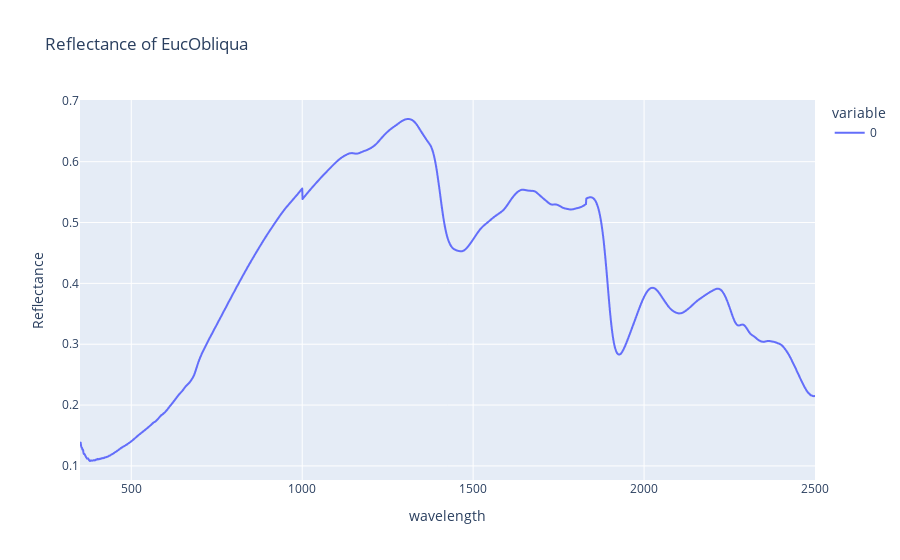

Here is the notebook cell this chart was saved with:
### Code cell
# Calculate the mean of the white reference from the first two columns
wr_mean = probe_df.data[group].iloc[:, :2].mean(axis=1)

# Calculate the mean of the rest of the columns, which is reflectance 
ref_mean = probe_df.data[group].iloc[:, 2:].mean(axis=1)

# Calculate absolute reflectance
abs_ref = ref_mean / wr_mean

# Plotting the absolute reflectance
px.line(abs_ref, title=f'Reflectance of {target}', labels={'index': 'Wavelength (nm)', 'value': 'Reflectance'})

### Figure 1 — Plotly figure (JSON) as saved in the notebook; plotly's stock layout.template omitted (floating-point values rounded to 4 significant figures; data arrays with more than 128 entries replaced by an {"elided": "..."} marker saying what was removed)
{"data": [{"hovertemplate": "variable=0<br>wavelength=%{x}<br>Reflectance=%{y}<extra></extra>", "legendgroup": "0", "line": {"color": "#636efa", "dash": "solid"}, "marker": {"symbol": "circle"}, "mode": "lines", "name": "0", "showlegend": true, "type": "scattergl", "x": {"elided": "2151 int values"}, "xaxis": "x", "y": {"elided": "2151 float values"}, "yaxis": "y"}], "layout": {"legend": {"title": {"text": "variable"}, "tracegroupgap": 0}, "title": {"text": "Reflectance of EucObliqua"}, "xaxis": {"anchor": "y", "domain": [0, 1], "title": {"text": "wavelength"}}, "yaxis": {"anchor": "x", "domain": [0, 1], "title": {"text": "Reflectance"}}}}
